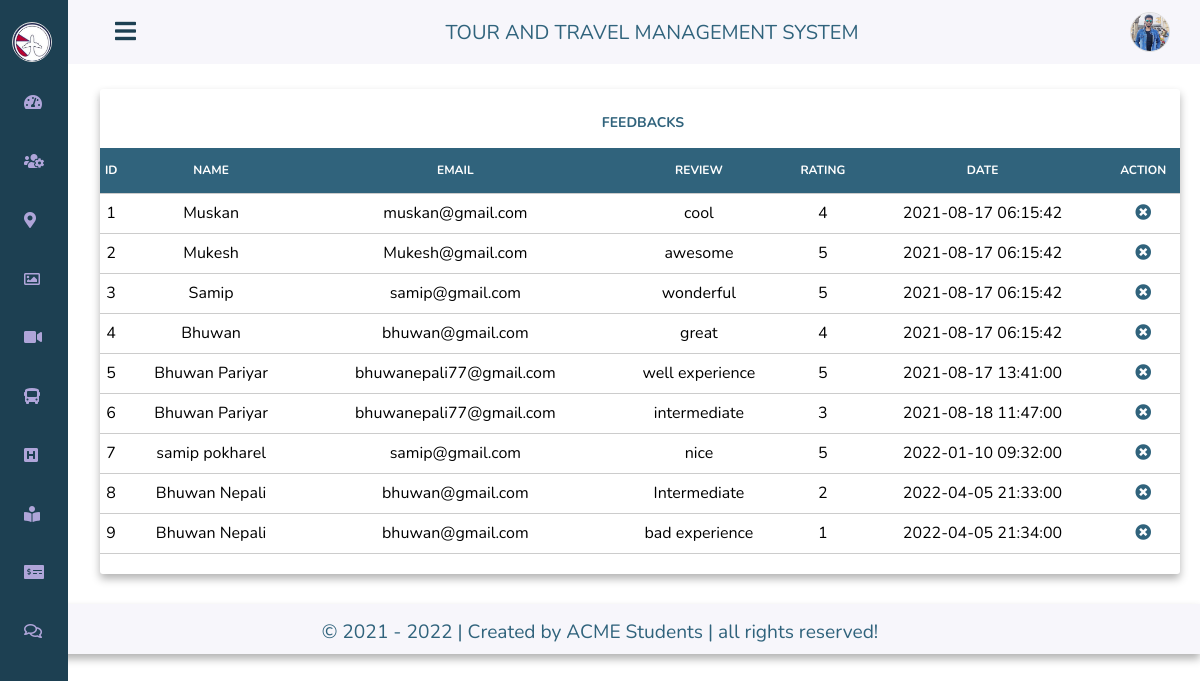
The app's page /admin/feedback.php with its own data.
### tables this page shows
CREATE TABLE `reviews` (
  `review_id` int(11) NOT NULL,
  `name` varchar(50) NOT NULL,
  `email_id` varchar(50) NOT NULL,
  `review` text NOT NULL,
  `rating` int(11) NOT NULL,
  `rdate` datetime NOT NULL
);

### admin/feedback.php (the view, shortened to what this page needs)
<!DOCTYPE html>
<html lang="en">
    <head>
        <link rel="stylesheet" href="https://cdnjs.cloudflare.com/ajax/libs/font-awesome/5.15.1/css/all.min.css">
        <link rel="stylesheet" href="css/styles.css">
    </head>
    <body id="body-pd">
        <header class="header" id="header">
            <div class="header-toggle">
                <i class="fas fa-bars" id="header-toggle"></i>
            </div>
            <div class="head" style="width:100%;text-align:center;font-size:20px;text-transform:uppercase;color:#30637c;">
                <label for="">Tour and Travel management system</label>
            </div>
            <div class="action">
            <?php include "../db.php";
                    $sql = "SELECT a_photo FROM admin_details WHERE id=1";
                    $query = mysqli_query($con,$sql);
                    $row=mysqli_fetch_array($query); ?>
                <div class="profile"  onClick="menuToggle();">
                    <?php echo "<img src='img/".$row['a_photo']."'>";?>
                </div>
            </div>
        </header>
        <div class="l-navbar" id="nav-bar">
            <nav class="nav">
                <div>
                    <a class="nav-logo">
                        <img src="../images/logo.jpg" alt="">
                    </a>
                    <div class="nav-list">
                        <a href="index.php" class="nav-link active">
                            <i class="fas fa-tachometer-alt"></i>
                        </a>
                        <a href="manage_customer.php" class="nav-link">
                            <i class="fas fa-users-cog"></i>
                        </a>
                        <a href="manage_place.php" class="nav-link">
                            <i class="fas fa-map-marker-alt"></i>
                        </a>
                        <a href="manage_gallery.php" class="nav-link">
                            <i class="far fa-image"></i>
                        </a>
                        <a href="manage_videos.php" class="nav-link">
                            <i class="fas fa-video"></i>
                        </a>
                        <a href="manage_transportation.php" class="nav-link">
                            <i class="fas fa-bus"></i>
                        </a>
                        <a href="manage_hotel.php" class="nav-link">
                            <i class="fas fa-h-square"></i>
                        </a>
                        <a href="manage_booking.php" class="nav-link">
                            <i class="fas fa-book-reader"></i>
                        </a>
                        <a href="manage_billing.php" class="nav-link">
                            <i class="fas fa-money-check-alt"></i>
                        </a>
                        <a href="feedback.php" class="nav-link">
                            <i class="far fa-comments"></i>
                        </a>
                    </div>
                </div>
            </nav>
        </div>
        <div class="customer-list">
        <div class="list-header">
            <h3>Feedbacks</h3>
        </div>
        <table class="plist">
            <thead class="heading">
                <tr>
                    <th>ID</th>
                    <th>Name</th>
                    <th>Email</th>
                    <th>Review</th>
                    <th>Rating</th>
                    <th>Date</th>
                    <th>Action</th>
                </tr>
            </thead>
            <tbody class="body">
            <?php
                include "../func.php";
                $page = (int) (!isset($_GET['page']) ? 1 : $_GET['page']);
                $limit = 15;
                $startpoint = ($page * $limit) - $limit;
                $statement = "reviews ORDER BY review_id asc";
                $res = mysqli_query($con,"SELECT * FROM {$statement} LIMIT {$startpoint} , {$limit}");
                while($data=mysqli_fetch_array($res))
                    {?>
                    <tr>
                        <td><?php echo $data['review_id'];?></td>
                        <td><?php echo $data['name'];?></td>
                        <td><?php echo $data['email_id'];?></td>
                        <td><?php echo $data['review'];?></td>
                        <td><?php echo $data['rating'];?></td>
                        <td><?php echo $data['rdate'];?></td>
                        <td><a href="feedback.php?del=<?php echo $data["review_id"];?>" onclick="return confirm('Are you sure?');"><i class="fas fa-times-circle"></i></a></td>
                    </tr>
                <?php } ?>
            </tbody>
        </table>
        </div>
        <div class="footer">
            <div class="foot">
                <div class="credit">&copy; 2021 - <script>const d = new Date();document.write(d.getFullYear());</script> | Created by ACME Students | all rights reserved!</div>
            </div>
        </div>
    </body>
</html>

### admin/css/styles.css (style rules this page uses)
*,::before,::after { box-sizing: border-box; }
body { position: relative; margin: 3rem 0 0 0; font-family: 'Nunito', sans-serif; font-size: 1rem; transition: .5s; }
a { text-decoration: none; }
.header { width: 100%; height: 3rem; position: fixed; top: 0; left: 0; display: flex; align-items: center; justify-content: space-between; padding: 0 1rem; background-color: #F7F6FB; z-index: 100; transition: .5s; }
.header-toggle { color: #1d4052; font-size: 1.5rem; cursor: pointer; }
.header-toggle i { margin-left: 15px; }
.l-navbar { position: fixed; top: 0; left: -30%; width: 68px; height: 100vh; background-color: #1d4052; padding: .5rem 1rem 0 0; transition: .5s; z-index: 100; }
.nav { height: 100%; display: flex; flex-direction: column; justify-content: space-between; overflow: hidden; }
.nav img { width: 40px; height: 40px; border-radius: 50%; margin-left: -12px; }
.nav-logo, .nav-link, .nav-link .active { display: grid; grid-template-columns: max-content max-content; align-items: center; column-gap: 1rem; padding: .4rem 0 .4rem 1.5rem; }
.nav-logo { margin-bottom: 1rem; }
.nav-link { position: relative; color: #AFA5D9; margin-bottom: 1.5rem; transition: .3s; }
.active { color: #AFA5D9; }
.active::before { content: ''; position: absolute; left: 0; width: 2px; height: 32px; background-color: #1d4052; }
@media screen and (min-width: 768px) { body { margin: 4rem 0 0 0; } }
@media screen and (min-width: 768px) { .header { height: 4rem; padding: 0 2rem 0 6.25rem; } }
@media screen and (min-width: 768px) { .header-toggle i { margin-left: 15px; } }
@media screen and (min-width: 768px) { .l-navbar { left: 0; padding: 1rem 1rem 0 0; } }
.action { position: fixed; top: 20px; right: 30px; }
.action .profile { cursor: pointer; }
.action .profile img { width: 40px; height: 40px; border-radius: 50%; overflow: hidden; object-fit: cover; margin-top: -8px; }
.footer { width: 100%; display: inline-block; background: #F7F6FB; height: 50px; margin-top: 30px; }
.footer .foot { width: 100%; display: inline-block; text-align: center; font-size: 1.2rem; padding-top: 15px; font-weight: normal; box-shadow: 0 .3rem .5rem rgba(0,0,0,.3); color:#30637c; height: 50px; }
.customer-list { width: 90%; height: auto; display: inline-block; background: #fff; border-radius: 3px 3px 3px 3px; margin-left: 100px; margin-top: 25px; border: none; box-shadow: 0 .3rem .5rem rgba(0,0,0,.3); }
.list-header { width: 95%; height: 45px; margin-left: 20px; background: #fff; border-radius: 3px 3px 0px 0px; color: #30637c; }
.list-header h3 { font-size: 14px; color: #30637c; }
.heading { background: #30637c; color: #fff; width: 100%; height: 45px; border: none; outline: none; border-bottom: 1px solid #ccc; }
.body { text-align: center; }
table { width: 100%; border-collapse: collapse; border-radius: 5px; margin-bottom: 20px; }
tr { border-bottom: 1px solid #ccc; height: 40px; }
th { text-transform: uppercase; font-size: 12px; }
table tbody tr td a { color: #30637c; }
h3 { color: #30637c; padding: 10px 0px 15px 20px; text-transform: uppercase; text-align: center; }
img, embed { border: 1px solid #ddd; height: 200px; object-fit: cover; }

### records on screen
reviews: review_id "1", name "Muskan", email "muskan@gmail.com", review "cool", rating "4", rdate "2021-08-17 06:15:42"
reviews: review_id "2", name "Mukesh", email "Mukesh@gmail.com", review "awesome", rating "5", rdate "2021-08-17 06:15:42"
reviews: review_id "3", name "Samip", email "samip@gmail.com", review "wonderful", rating "5", rdate "2021-08-17 06:15:42"
reviews: review_id "4", name "Bhuwan", email "bhuwan@gmail.com", review "great", rating "4", rdate "2021-08-17 06:15:42"
reviews: review_id "5", name "Bhuwan Pariyar", email "bhuwanepali77@gmail.com", review "well experience", rating "5", rdate "2021-08-17 13:41:00"
reviews: review_id "6", name "Bhuwan Pariyar", email "bhuwanepali77@gmail.com", review "intermediate", rating "3", rdate "2021-08-18 11:47:00"
reviews: review_id "7", name "samip pokharel", email "samip@gmail.com", review "nice", rating "5", rdate "2022-01-10 09:32:00"
reviews: review_id "8", name "Bhuwan Nepali", email "bhuwan@gmail.com", review "Intermediate", rating "2", rdate "2022-04-05 21:33:00"
reviews: review_id "9", name "Bhuwan Nepali", email "bhuwan@gmail.com", review "bad experience", rating "1", rdate "2022-04-05 21:34:00"
